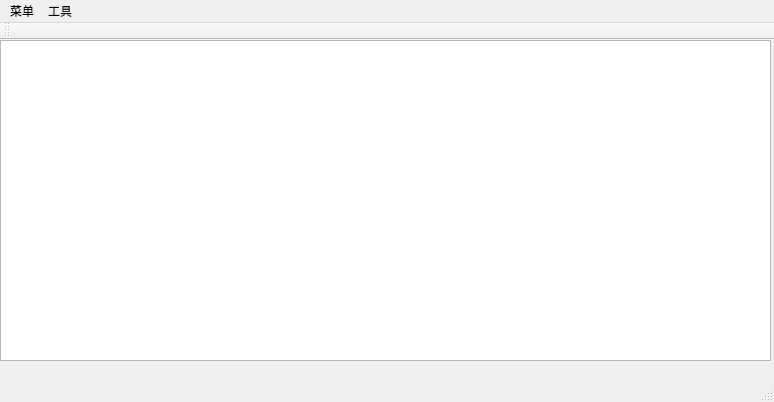
<?xml version="1.0" encoding="UTF-8"?>
<ui version="4.0">
 <class>MainWindow</class>
 <widget class="QMainWindow" name="MainWindow">
  <property name="geometry">
   <rect>
    <x>0</x>
    <y>0</y>
    <width>774</width>
    <height>402</height>
   </rect>
  </property>
  <property name="windowTitle">
   <string>MainWindow</string>
  </property>
  <widget class="QWidget" name="centralWidget">
   <widget class="QTextEdit" name="textEdit">
    <property name="geometry">
     <rect>
      <x>0</x>
      <y>0</y>
      <width>771</width>
      <height>321</height>
     </rect>
    </property>
   </widget>
  </widget>
  <widget class="QMenuBar" name="menuBar">
   <property name="geometry">
    <rect>
     <x>0</x>
     <y>0</y>
     <width>774</width>
     <height>23</height>
    </rect>
   </property>
   <widget class="QMenu" name="menu">
    <property name="title">
     <string>菜单</string>
    </property>
    <addaction name="actionEdit"/>
   </widget>
   <widget class="QMenu" name="menu_2">
    <property name="title">
     <string>工具</string>
    </property>
   </widget>
   <addaction name="menu"/>
   <addaction name="menu_2"/>
  </widget>
  <widget class="QToolBar" name="mainToolBar">
   <attribute name="toolBarArea">
    <enum>TopToolBarArea</enum>
   </attribute>
   <attribute name="toolBarBreak">
    <bool>false</bool>
   </attribute>
  </widget>
  <widget class="QStatusBar" name="statusBar"/>
  <action name="actionEdit">
   <property name="text">
    <string>Edit</string>
   </property>
  </action>
 </widget>
 <layoutdefault spacing="6" margin="11"/>
 <resources/>
 <connections/>
</ui>
